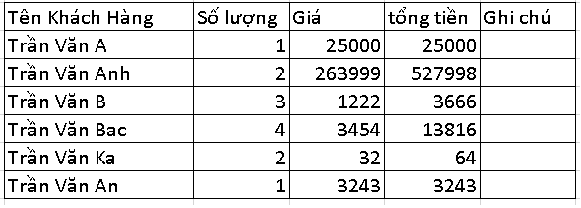
#> input picture 1.png, 581 x 208 px
$ python -i helper.py   (imports and definitions only)
#> lines starting #> are read from the running program, lines starting #| are printed output that depends on the picture
import cv2
import numpy as np

def show_wait_destroy(winname, img):
    cv2.imshow(winname, img)
    cv2.moveWindow(winname, 500, 0)
    cv2.waitKey(0)
    cv2.destroyWindow(winname)

def get_hor(horizontal):
    cols = horizontal.shape[1]
    horizontal_size = cols // 30
    # Create structure element for extracting horizontal lines through morphology operations
    horizontalStructure = cv2.getStructuringElement(cv2.MORPH_RECT, (horizontal_size, 1))
    # Apply morphology operations
    horizontal = cv2.erode(horizontal, horizontalStructure)
    horizontal = cv2.dilate(horizontal, horizontalStructure)
    return horizontal

def get_ver(vertical):
    rows = vertical.shape[0]
    verticalsize = rows // 30
    # Create structure element for extracting vertical lines through morphology operations
    verticalStructure = cv2.getStructuringElement(cv2.MORPH_RECT, (1, verticalsize))
    # Apply morphology operations
    vertical = cv2.erode(vertical, verticalStructure)
    vertical = cv2.dilate(vertical, verticalStructure)

    return vertical

def remove_trash(horizontal, vertical):
    horizontal = horizontal.copy()
    lines = cv2.HoughLinesP(vertical, 1, np.pi/180,  50)
    for line in lines:
        x1, y1, x2, y2 = line[0]
        if abs(y1 - y2) > 20:
            cv2.line(horizontal, (x1, y1), (x2, y2), (255), 1)
    return horizontal

def remove_trash_ver(vertical):
    blank_image = np.zeros(vertical.shape, np.uint8)
    lines = cv2.HoughLinesP(vertical, 1, np.pi/180,  50)
    for line in lines:
        x1, y1, x2, y2 = line[0]
        if abs(y1 - y2) > 20:
            cv2.line(blank_image, (x1, y1), (x2, y2), (255), 1)
    return blank_image

def combine_two_image(horizontal, vertical):
    horizontal = horizontal.copy()
    lines = cv2.HoughLinesP(vertical, 1, np.pi/180,  50)
    for line in lines:
        x1, y1, x2, y2 = line[0]
        cv2.line(horizontal, (x1, y1), (x2, y2), (255), 1)
    return horizontal

def remove_text(path):
#> called with path = '1.png'
    img = cv2.imread(path)
#> img is the input picture: shape (208, 581, 3); min 0, max 255, mean 227.3
    gray = cv2.cvtColor(img, cv2.COLOR_BGR2GRAY)
    gray = cv2.bitwise_not(gray)
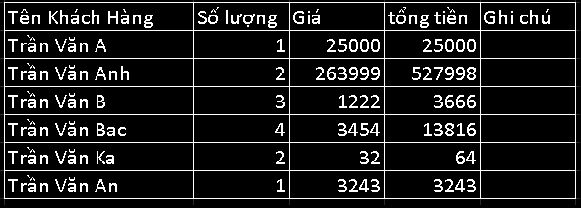
#> gray: shape (208, 581); min 0, max 255, mean 27.7
    bw = cv2.adaptiveThreshold(gray, 255, cv2.ADAPTIVE_THRESH_MEAN_C, \
                            cv2.THRESH_BINARY, 15, -2)
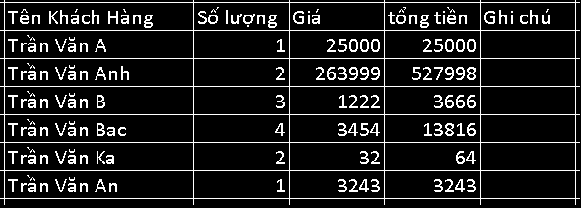
#> bw: shape (208, 581); 11% white in thin lines or dots

    horizontal = np.copy(bw)
    vertical = np.copy(bw)

    horizontal = get_hor(horizontal)
#> in get_hor, `horizontal = cv2.erode(horizontal, horizontalStructure)`:
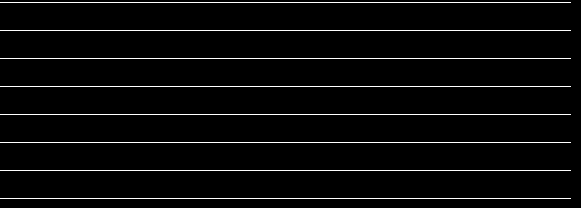
#> horizontal: shape (208, 581); 3.8% white in thin lines or dots
#> in get_hor, `horizontal = cv2.dilate(horizontal, horizontalStructure)`: horizontal: shape (208, 581); 3.8% white in thin lines or dots
    vertical = remove_trash_ver(get_ver(vertical))
#> in get_ver, `vertical = cv2.erode(vertical, verticalStructure)`:
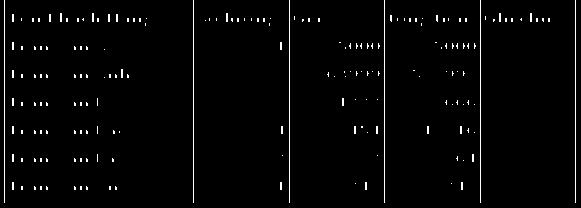
#> vertical: shape (208, 581); 2.1% white in thin lines or dots
#> in get_ver, `vertical = cv2.dilate(vertical, verticalStructure)`:
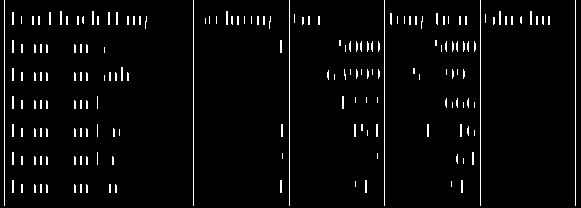
#> vertical: shape (208, 581); 3.4% white in thin lines or dots
#> in remove_trash_ver, `blank_image = np.zeros(vertical.shape, np.uint8)`: blank_image: shape (208, 581); every value is 0
#> in remove_trash_ver, `lines = cv2.HoughLinesP(vertical, 1, np.pi/180,  50)`: lines = 185 rows, first 6: [193, 205, 193, 0], [289, 205, 289, 0], [480, 205, 480, 0], [4, 205, 4, 0], [575, 205, 575, 0], [384, 205, 384, 0]
#> the loop in remove_trash_ver, `for line in lines:` made 185 passes
#> after the loop in remove_trash_ver, `for line in lines:`:
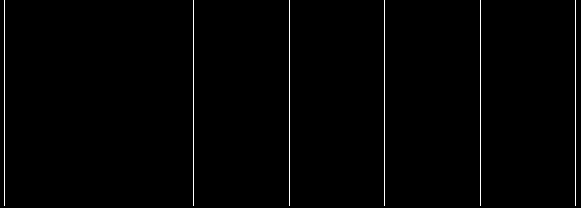
#> blank_image: shape (208, 581); 1% white in thin lines or dots

    result = remove_trash(horizontal, vertical)
#> in remove_trash, `lines = cv2.HoughLinesP(vertical, 1, np.pi/180,  50)`: lines = [[4, 205, 4, 0], [575, 205, 575, 0], [384, 205, 384, 0], [480, 205, 480, 0], [193, 205, 193, 0], [289, 205, 289, 0]]
#> the loop in remove_trash, `for line in lines:` made 6 passes
#> (line, x1, x2) on passes 1 to 6: ([[4, 205, 4, 0]], 4, 4), ([[575, 205, 575, 0]], 575, 575), ([[384, 205, 384, 0]], 384, 384), ([[480, 205, 480, 0]], 480, 480), ([[193, 205, 193, 0]], 193, 193), ([[289, 205, 289, 0]], 289, 289)
#> after the loop in remove_trash, `for line in lines:`:
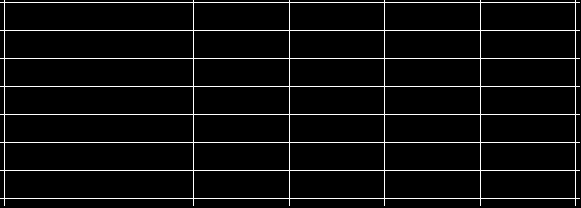
#> horizontal: shape (208, 581); 4.8% white in thin lines or dots
    return horizontal, vertical, result, img

def draw_fulline(image):
    image = image.copy()
    width, height = image.shape
    blank_image = np.zeros(image.shape, np.uint8)

    lines = cv2.HoughLinesP(image, 1, np.pi/180,  50)

    for line in lines:
        x1, y1, x2, y2 = line[0]

        if y1 == y2:
            cv2.line(blank_image,(0,y1), (height,y2), (255),1)
        elif (x1  == x2):
            cv2.line(blank_image,(x1,0), (x2,width), (255), 1)
    return blank_image

>>> result = remove_text('1.png')

$ run again, on 2.png
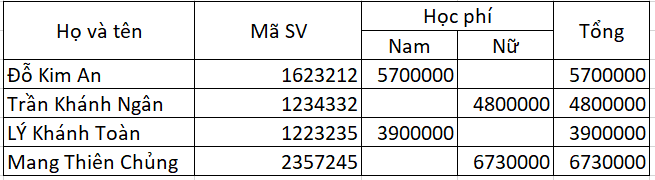
#> input picture 2.png, 655 x 180 px
#> in remove_text, img is the input picture: shape (180, 655, 3); mean B, G, R 227, 226.9, 226.9
#> bw: shape (180, 655); 12.9% white in thin lines or dots
#> in remove_trash_ver, `lines = cv2.HoughLinesP(vertical, 1, np.pi/180,  50)`: lines = 665 rows, first 6: [194, 179, 194, 0], [3, 179, 3, 0], [553, 179, 553, 0], [361, 179, 361, 0], [649, 179, 649, 0], [457, 179, 457, 31]
#> the loop in remove_trash_ver, `for line in lines:` made 665 passes
#> after the loop in remove_trash_ver, `for line in lines:`:
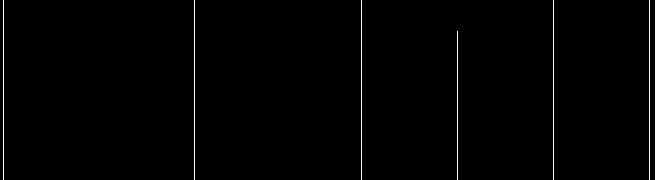
#> blank_image: shape (180, 655); 0.89% white in thin lines or dots
#> in remove_trash, `lines = cv2.HoughLinesP(vertical, 1, np.pi/180,  50)`: lines = [[194, 179, 194, 0], [553, 179, 553, 0], [361, 179, 361, 0], [649, 179, 649, 0], [3, 179, 3, 0], [457, 179, 457, 31]]
#> the loop in remove_trash, `for line in lines:` made 6 passes
#> (line, x1, x2, y2) on passes 1 to 6: ([[194, 179, 194, 0]], 194, 194, 0), ([[553, 179, 553, 0]], 553, 553, 0), ([[361, 179, 361, 0]], 361, 361, 0), ([[649, 179, 649, 0]], 649, 649, 0), ([[3, 179, 3, 0]], 3, 3, 0), ([[457, 179, 457, 31]], 457, 457, 31)
#> after the loop in remove_trash, `for line in lines:`:
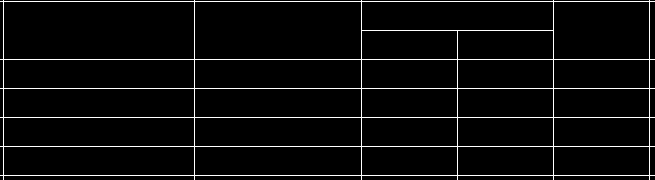
#> horizontal: shape (180, 655); 4.4% white in thin lines or dots
